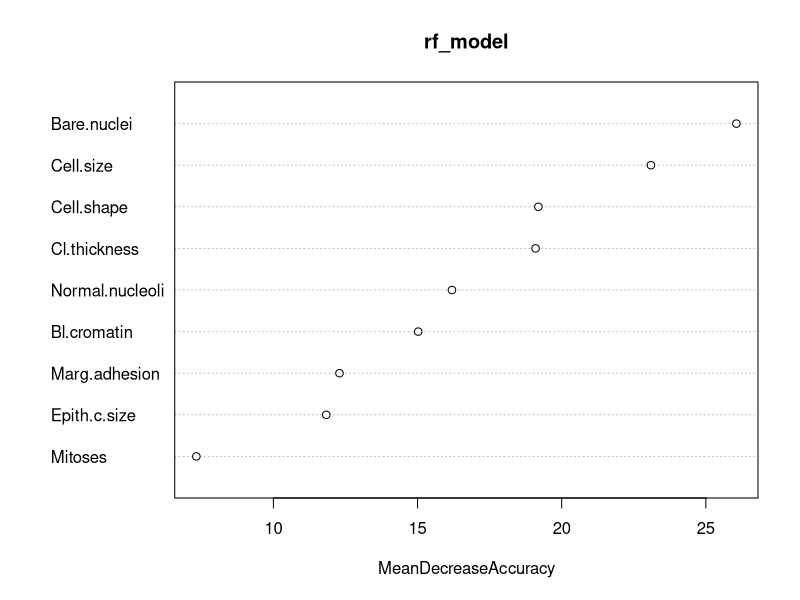
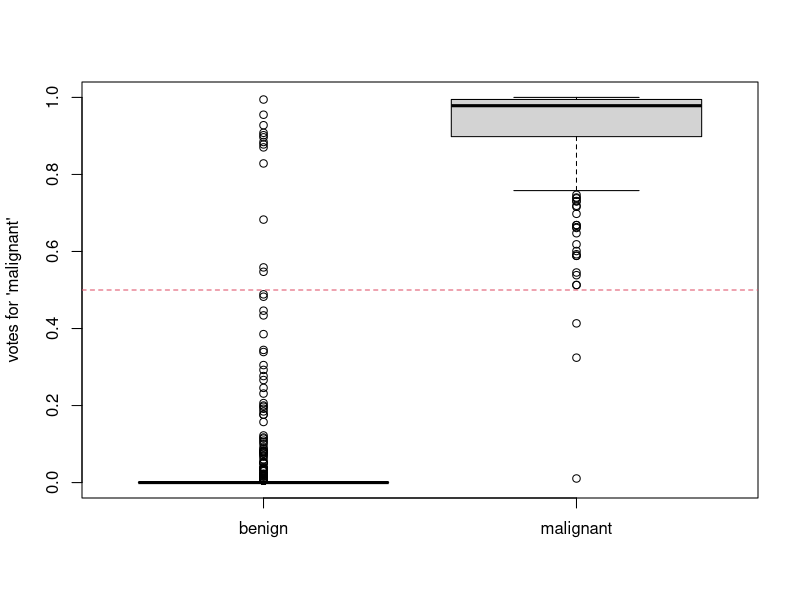

Write the R code that produced these figures, in order.
## ---- chunk 1
data(iris)
str(iris)
## ---- chunk 2
require(mlbench)
data(BreastCancer)
str(BreastCancer)
## ---- chunk 3
library(randomForest)
## ---- chunk 4
set.seed(3)

rf_model = randomForest(Species ~ ., data = iris, ntree=30)
print(rf_model)
## ---- chunk 5
getTree(rf_model, 3, labelVar=TRUE)
## ---- chunk 6
rf2 = randomForest(Species ~ ., data = iris, ntree=30, nodesize=20, maxnodes=5)
print(rf2)
getTree(rf2, 3, labelVar=TRUE)
## ---- chunk 7
rf3 = randomForest(Species ~ ., data = iris, ntree=30, mtry=4)
print(rf3)
## ---- chunk 8
for (ns in c(5,25)) {
  for (mn in c(5,15)) {
  for (mt in c(2,4)) {
  rf1 <- randomForest(Species ~ ., data = iris, nodesize=ns, maxnodes=mn, mtry=mt, ntree=30)
  cat(sprintf("nodesize=%02d maxnodes=%02d mtry=%s OOB-error=%0.4f\n", ns, mn,mt, rf1$err.rate[30,"OOB"]))
  }
  }
}
## ---- chunk 9
set.seed(3)

BC.data <- subset(BreastCancer[,-1],!is.na(Bare.nuclei))

rf_model = randomForest(Class ~ ., data = BC.data,importance=TRUE)
print(rf_model)
## ---- chunk 10
importance(rf_model)
## ---- chunk 11
varImpPlot(rf_model,type=1)
## ---- chunk 12
rf_model$confusion
## ---- chunk 13
head(rf_model$votes)
## ---- chunk 14
boxplot(rf_model$votes[,2]~rf_model$y,xlab="",ylab="votes for 'malignant'")
abline(h=0.5,lty=2,col=2)
## ---- chunk 15
sessionInfo()
